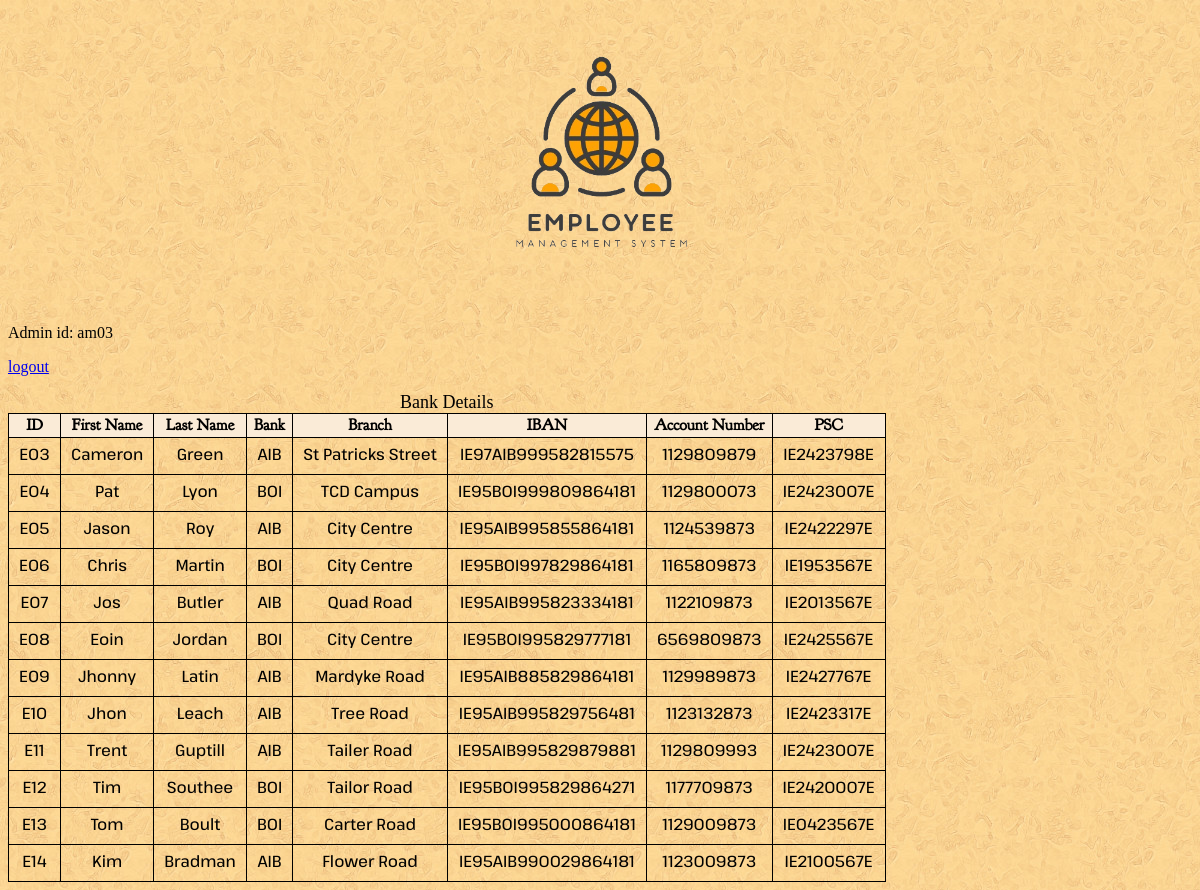
/showbankdetails (signed in), run on the app's committed database.
### tables this page shows
CREATE TABLE Bank_details(
ID TEXT(5) PRIMARY KEY,
First_name TEXT (30),
Last_name TEXT (30),
Bank TEXT(30),
Branch TEXT(30),
IBAN TEXT(20),
Account_Number TEXT,
PSC TEXT );

### app.py (the view)
@app.route("/showbankdetails", methods = ["GET", "POST"])
def showbank():
    db = get_db()
    banks = db.execute("""SELECT * FROM Bank_details;""").fetchall()
    return render_template("showbank.html", caption = "Bank Details", banks = banks)

### app.py (called while the page is built)
@app.before_request
def load_logged_in_user():
    g.user = session.get("loginID", None)
    g.admin = session.get("ID")

### database.py (called while the page is built)
def get_db():
    if "db" not in g:
        g.db = sqlite3.connect(DATABASE,
            detect_types=sqlite3.PARSE_DECLTYPES
        )
        g.db.row_factory = sqlite3.Row
    return g.db

### templates/showbank.html
{% extends "base.html" %}
{% block main_content %}
    <form action="" method = "POST" novalidate>
        <table>
            <caption>{{caption}}</caption>
            <th>ID</th>
            <th>First Name</th>
            <th>Last Name</th>
            <th>Bank</th>
            <th>Branch</th>
            <th>IBAN</th>
            <th>Account Number</th>
            <th>PSC</th>
            {% for bank in banks %}
            <tr>
                <td id="detail">{{ bank["ID"] }}</td>
                <td id="detail">{{ bank["First_name"] }}</td>
                <td id="detail">{{ bank["Last_name"] }}</td>
                <td id="detail">{{ bank["Bank"] }}</td>
                <td id="detail">{{ bank["Branch"] }}</td>
                <td id="detail">{{ bank["IBAN"] }}</td>
                <td id="detail">{{ bank["Account_Number"] }}</td>
                <td id="detail">{{ bank["PSC"] }}</td>
            </tr>
            {% endfor %}
        </table>
{% endblock %}

### static/styles.css (style rules this page uses)
html { background-image: url(background.jpg); }
table { border-collapse: collapse; }
th,td { border: 1px solid black; font-family: Kamillo; }
th { background-color: antiquewhite; font-family: Bookletter; }
#detail { text-align: center; padding: 10px; }
caption { font-size: large; }

### data on the page
Bank_details: ID "E03", First_name "Cameron", Last_name "Green", Bank "AIB", Branch "St Patricks Street", IBAN "IE97AIB999582815575", Account_Number "1129809879", PSC "IE2423798E"
Bank_details: ID "E04", First_name "Pat", Last_name "Lyon", Bank "BOI", Branch "TCD Campus", IBAN "IE95BOI999809864181", Account_Number "1129800073", PSC "IE2423007E"
Bank_details: ID "E05", First_name "Jason", Last_name "Roy", Bank "AIB", Branch "City Centre", IBAN "IE95AIB995855864181", Account_Number "1124539873", PSC "IE2422297E"
Bank_details: ID "E06", First_name "Chris", Last_name "Martin", Bank "BOI", Branch "City Centre", IBAN "IE95BOI997829864181", Account_Number "1165809873", PSC "IE1953567E"
Bank_details: ID "E07", First_name "Jos", Last_name "Butler", Bank "AIB", Branch "Quad Road", IBAN "IE95AIB995823334181", Account_Number "1122109873", PSC "IE2013567E"
Bank_details: ID "E08", First_name "Eoin", Last_name "Jordan", Bank "BOI", Branch "City Centre", IBAN "IE95BOI995829777181", Account_Number "6569809873", PSC "IE2425567E"
Bank_details: ID "E09", First_name "Jhonny", Last_name "Latin", Bank "AIB", Branch "Mardyke Road", IBAN "IE95AIB885829864181", Account_Number "1129989873", PSC "IE2427767E"
Bank_details: ID "E10", First_name "Jhon", Last_name "Leach", Bank "AIB", Branch "Tree Road", IBAN "IE95AIB995829756481", Account_Number "1123132873", PSC "IE2423317E"
Bank_details: ID "E11", First_name "Trent", Last_name "Guptill", Bank "AIB", Branch "Tailer Road", IBAN "IE95AIB995829879881", Account_Number "1129809993", PSC "IE2423007E"
Bank_details: ID "E12", First_name "Tim", Last_name "Southee", Bank "BOI", Branch "Tailor Road", IBAN "IE95BOI995829864271", Account_Number "1177709873", PSC "IE2420007E"
Bank_details: ID "E13", First_name "Tom", Last_name "Boult", Bank "BOI", Branch "Carter Road", IBAN "IE95BOI995000864181", Account_Number "1129009873", PSC "IE0423567E"
Bank_details: ID "E14", First_name "Kim", Last_name "Bradman", Bank "AIB", Branch "Flower Road", IBAN "IE95AIB990029864181", Account_Number "1123009873", PSC "IE2100567E"

### other printed values
{{ g.admin }} "am03"
{{ caption }} "Bank Details"
